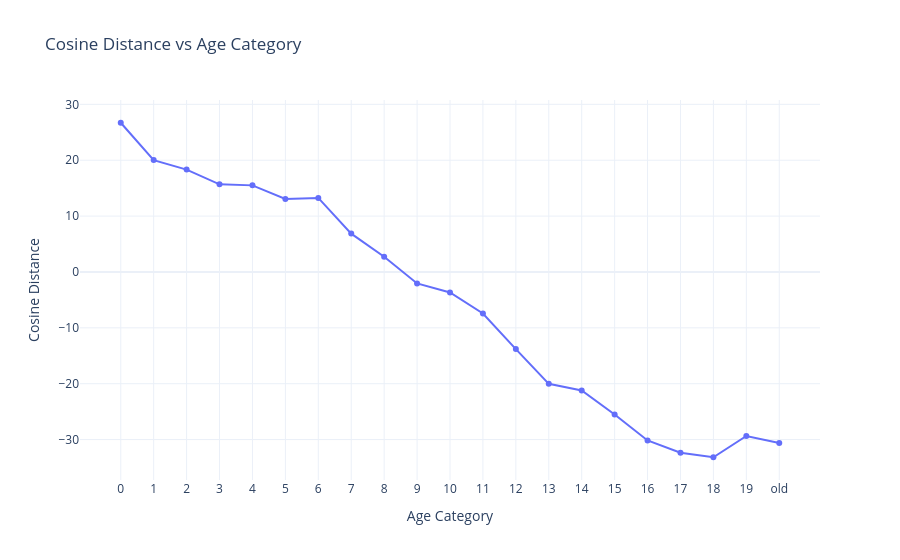

The code cell stored with this chart in its notebook:
### Code cell
ages = [
    "0","1","2","3","4","5","6","7","8","9",
    "10","11","12","13","14","15","16","17",
    "18","19","old"
]

# Ensure correct order
distances = np.array([
    cos_distances[a] for a in ages
])

plot_age_vs_distance(ages, distances)

### Figure 1 — Plotly figure (JSON) as saved in the notebook; plotly's stock layout.template omitted (floating-point values rounded to 4 significant figures)
{"data": [{"mode": "lines+markers", "name": "Cosine Distance", "type": "scatter", "x": ["0", "1", "2", "3", "4", "5", "6", "7", "8", "9", "10", "11", "12", "13", "14", "15", "16", "17", "18", "19", "old"], "y": [26.71, 20.02, 18.32, 15.68, 15.5, 13.07, 13.25, 6.864, 2.726, -2.05, -3.681, -7.437, -13.8, -20.02, -21.22, -25.52, -30.16, -32.37, -33.17, -29.36, -30.61]}], "layout": {"title": {"text": "Cosine Distance vs Age Category"}, "xaxis": {"categoryarray": ["0", "1", "2", "3", "4", "5", "6", "7", "8", "9", "10", "11", "12", "13", "14", "15", "16", "17", "18", "19", "old"], "categoryorder": "array", "title": {"text": "Age Category"}, "type": "category"}, "yaxis": {"title": {"text": "Cosine Distance"}}}}
